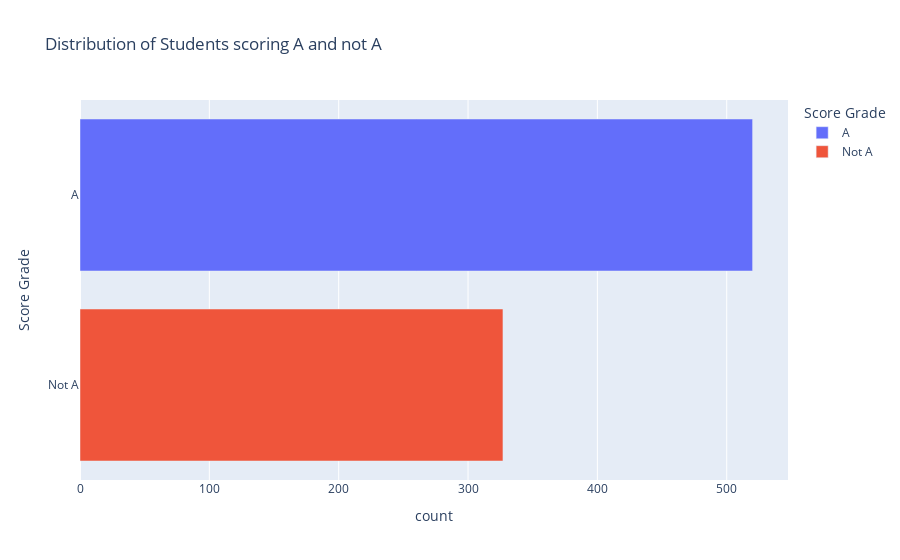
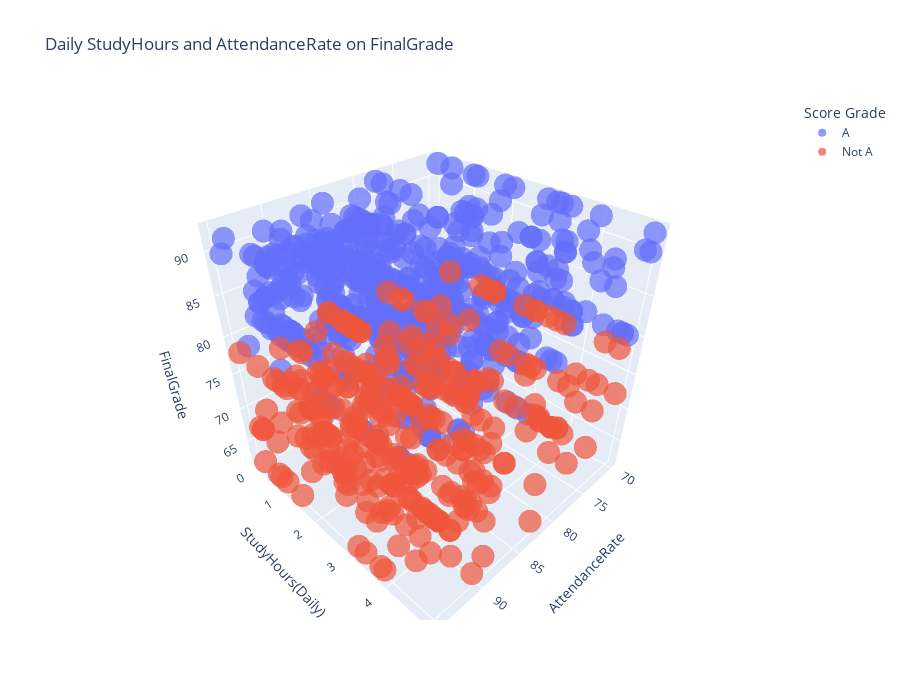
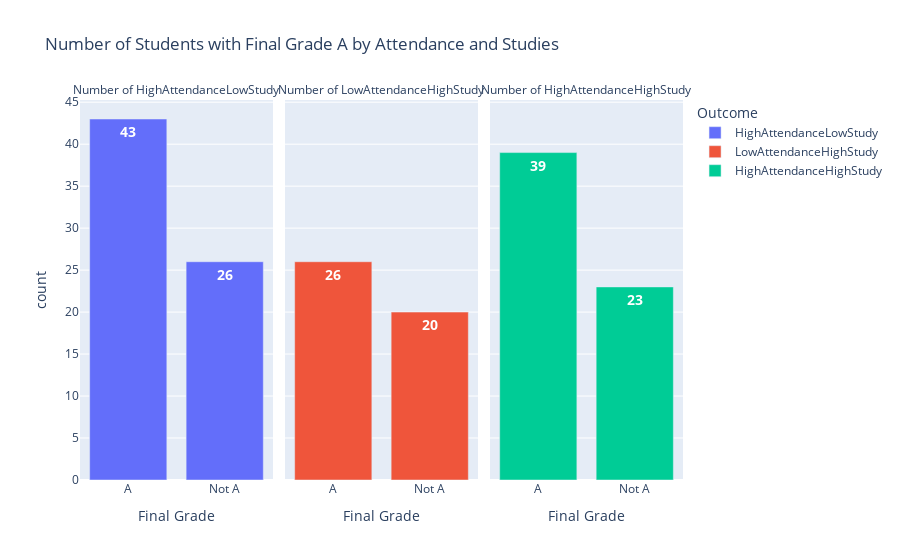

Here is the notebook cell these charts were saved with, in order:
### Code cell
#Study on Attendance Rate and StudyHours(Daily) influence on FinalGrade 
def attendance_study_grade(df):

    temp_df = df.copy()
    temp_df['Above 80'] = temp_df['FinalGrade'].apply(lambda x: 'A' if x >= 80 else 'Not A')
    temp_df = temp_df.groupby('Above 80')['StudentID'].count().reset_index(name='count')
    fig1 = px.bar(temp_df, x='count', y='Above 80', orientation='h', color='Above 80', title='Distribution of Students scoring A and not A',
                  labels={'Above 80':'Score Grade'})
    fig1.show()

    temp_df = df.copy()
    temp_df['Above 80'] = temp_df['FinalGrade'].apply(lambda x: 'A' if x >= 80 else 'Not A')
    fig2 = px.scatter_3d(temp_df, x='AttendanceRate', y='StudyHours(Daily)', z='FinalGrade', color='Above 80', 
                        color_continuous_scale='Viridis', opacity=0.7,
                        hover_data={'Above 80':False, 'AttendanceRate':True,'StudyHours(Daily)':True,'FinalGrade':True},
                        labels={'Above 80':'Score Grade'}, title='Daily StudyHours and AttendanceRate on FinalGrade')
    fig2.update_layout(height=700)
    fig2.show()   

    temp_df = df.copy()
    result_df = pd.DataFrame({
        'HighAttendanceLowStudy': 
        [
            ((temp_df['AttendanceRate'] >= 90) & 
            (temp_df['StudyHours(Daily)'] <= 1) & (temp_df['FinalGrade'] >= 80)).sum()
        ],
        'LowAttendanceHighStudy': 
        [
            ((temp_df['AttendanceRate'] <= 80) & 
            (temp_df['StudyHours(Daily)'] >= 4) & (temp_df['FinalGrade'] >= 80)).sum()
        ],
        'HighAttendanceHighStudy':
        [
            ((temp_df['AttendanceRate'] >= 90) & 
            (temp_df['StudyHours(Daily)'] >= 4) & (temp_df['FinalGrade'] >= 80)).sum()
        ],
        'Final Grade': 'A'
    })

    result2_df = pd.DataFrame({
        'HighAttendanceLowStudy': 
        [
            ((temp_df['AttendanceRate'] >= 90) & 
            (temp_df['StudyHours(Daily)'] <= 1) & (temp_df['FinalGrade'] < 80)).sum()
        ],
        'LowAttendanceHighStudy': 
        [
            ((temp_df['AttendanceRate'] <= 80) & 
            (temp_df['StudyHours(Daily)'] >= 4) & (temp_df['FinalGrade'] < 80)).sum()
        ],
        'HighAttendanceHighStudy':
        [
            ((temp_df['AttendanceRate'] >= 90) & 
            (temp_df['StudyHours(Daily)'] >= 4) & (temp_df['FinalGrade'] < 80)).sum()
        ],
        'Final Grade': 'Not A'
    })

    temp_df = pd.concat([result_df, result2_df], ignore_index=True)
    temp_df = temp_df.melt(id_vars='Final Grade', value_vars=['HighAttendanceLowStudy', 'LowAttendanceHighStudy','HighAttendanceHighStudy'],
                           var_name='Outcome', value_name='count')

    fig3 = px.bar(temp_df, x='Final Grade', y='count', color='Outcome', facet_col='Outcome', text='count',
                  title='Number of Students with Final Grade A by Attendance and Studies')
    fig3.for_each_annotation(lambda x: x.update(text=x.text.replace('Outcome=','Number of ')))
    fig3.update_traces(textfont_size=14, textfont_color='white', textfont_weight='bold')
    fig3.show()

    temp_df = df.copy()
    temp_df['Above 80'] = temp_df['FinalGrade'].apply(lambda x: 'A' if x >= 80 else 'Not A')
    temp_df = temp_df[(temp_df['StudyHours(Daily)']<=1) & (temp_df['AttendanceRate']<=70)]
    temp_df = temp_df.groupby('Above 80')['StudentID'].count().reset_index(name='count')
    print(temp_df)

    #this dataset is slightly skewed towards students scoring A as their final grade
    #graph shows there is not a strong correlation between attendance rate and daily study hours on scoring high for final exam
    #there are students who has good attendance rate but low study hours performing well, and vice versa
    #there are also students who has bad attendance and low study hours but perform bad, and vice versa
    #this proves that other factors do matter
    #the disparity in result in fig3 shows high attendance affects FinalGrade more than high study
    #even among 20 students who have low study hours daily and low attendance rate, 12 of them scored A and 8 not A

attendance_study_grade(df)

### Figure 1 — Plotly figure (JSON) as saved in the notebook; plotly's stock layout.template omitted (floating-point values rounded to 4 significant figures)
{"data": [{"hovertemplate": "Score Grade=%{y}<br>count=%{x}<extra></extra>", "legendgroup": "A", "marker": {"color": "#636efa", "pattern": {"shape": ""}}, "name": "A", "orientation": "h", "showlegend": true, "textposition": "auto", "type": "bar", "x": [520], "xaxis": "x", "y": ["A"], "yaxis": "y"}, {"hovertemplate": "Score Grade=%{y}<br>count=%{x}<extra></extra>", "legendgroup": "Not A", "marker": {"color": "#EF553B", "pattern": {"shape": ""}}, "name": "Not A", "orientation": "h", "showlegend": true, "textposition": "auto", "type": "bar", "x": [327], "xaxis": "x", "y": ["Not A"], "yaxis": "y"}], "layout": {"barmode": "relative", "legend": {"title": {"text": "Score Grade"}, "tracegroupgap": 0}, "title": {"text": "Distribution of Students scoring A and not A"}, "xaxis": {"anchor": "y", "domain": [0, 1], "title": {"text": "count"}}, "yaxis": {"anchor": "x", "categoryarray": ["Not A", "A"], "categoryorder": "array", "domain": [0, 1], "title": {"text": "Score Grade"}}}}

### Figure 2 — Plotly figure (JSON) as saved in the notebook; plotly's stock layout.template omitted (floating-point values rounded to 4 significant figures; data arrays with more than 128 entries replaced by an {"elided": "..."} marker saying what was removed)
{"data": [{"customdata": {"elided": "520x1 str values"}, "hovertemplate": "AttendanceRate=%{x}<br>StudyHours(Daily)=%{y}<br>FinalGrade=%{z}<extra></extra>", "legendgroup": "A", "marker": {"color": "#636efa", "opacity": 0.7, "symbol": "circle"}, "mode": "markers", "name": "A", "scene": "scene", "showlegend": true, "type": "scatter3d", "x": {"elided": "520 int values"}, "y": {"elided": "520 float values"}, "z": {"elided": "520 int values"}}, {"customdata": {"elided": "327x1 str values"}, "hovertemplate": "AttendanceRate=%{x}<br>StudyHours(Daily)=%{y}<br>FinalGrade=%{z}<extra></extra>", "legendgroup": "Not A", "marker": {"color": "#EF553B", "opacity": 0.7, "symbol": "circle"}, "mode": "markers", "name": "Not A", "scene": "scene", "showlegend": true, "type": "scatter3d", "x": {"elided": "327 int values"}, "y": {"elided": "327 float values"}, "z": {"elided": "327 int values"}}], "layout": {"height": 700, "legend": {"title": {"text": "Score Grade"}, "tracegroupgap": 0}, "scene": {"domain": {"x": [0, 1], "y": [0, 1]}, "xaxis": {"title": {"text": "AttendanceRate"}}, "yaxis": {"title": {"text": "StudyHours(Daily)"}}, "zaxis": {"title": {"text": "FinalGrade"}}}, "title": {"text": "Daily StudyHours and AttendanceRate on FinalGrade"}}}

### Figure 3 — Plotly figure (JSON) as saved in the notebook; plotly's stock layout.template omitted (floating-point values rounded to 4 significant figures)
{"data": [{"hovertemplate": "Outcome=HighAttendanceLowStudy<br>Final Grade=%{x}<br>count=%{text}<extra></extra>", "legendgroup": "HighAttendanceLowStudy", "marker": {"color": "#636efa", "pattern": {"shape": ""}}, "name": "HighAttendanceLowStudy", "orientation": "v", "showlegend": true, "text": [43.0, 26.0], "textfont": {"color": "white", "size": 14, "weight": "bold"}, "textposition": "auto", "type": "bar", "x": ["A", "Not A"], "xaxis": "x", "y": [43, 26], "yaxis": "y"}, {"hovertemplate": "Outcome=LowAttendanceHighStudy<br>Final Grade=%{x}<br>count=%{text}<extra></extra>", "legendgroup": "LowAttendanceHighStudy", "marker": {"color": "#EF553B", "pattern": {"shape": ""}}, "name": "LowAttendanceHighStudy", "orientation": "v", "showlegend": true, "text": [26.0, 20.0], "textfont": {"color": "white", "size": 14, "weight": "bold"}, "textposition": "auto", "type": "bar", "x": ["A", "Not A"], "xaxis": "x2", "y": [26, 20], "yaxis": "y2"}, {"hovertemplate": "Outcome=HighAttendanceHighStudy<br>Final Grade=%{x}<br>count=%{text}<extra></extra>", "legendgroup": "HighAttendanceHighStudy", "marker": {"color": "#00cc96", "pattern": {"shape": ""}}, "name": "HighAttendanceHighStudy", "orientation": "v", "showlegend": true, "text": [39.0, 23.0], "textfont": {"color": "white", "size": 14, "weight": "bold"}, "textposition": "auto", "type": "bar", "x": ["A", "Not A"], "xaxis": "x3", "y": [39, 23], "yaxis": "y3"}], "layout": {"annotations": [{"font": {}, "showarrow": false, "text": "Number of HighAttendanceLowStudy", "x": 0.16, "xanchor": "center", "xref": "paper", "y": 1, "yanchor": "bottom", "yref": "paper"}, {"font": {}, "showarrow": false, "text": "Number of LowAttendanceHighStudy", "x": 0.5, "xanchor": "center", "xref": "paper", "y": 1, "yanchor": "bottom", "yref": "paper"}, {"font": {}, "showarrow": false, "text": "Number of HighAttendanceHighStudy", "x": 0.84, "xanchor": "center", "xref": "paper", "y": 1, "yanchor": "bottom", "yref": "paper"}], "barmode": "relative", "legend": {"title": {"text": "Outcome"}, "tracegroupgap": 0}, "title": {"text": "Number of Students with Final Grade A by Attendance and Studies"}, "xaxis": {"anchor": "y", "domain": [0, 0.32], "title": {"text": "Final Grade"}}, "xaxis2": {"anchor": "y2", "domain": [0.34, 0.66], "matches": "x", "title": {"text": "Final Grade"}}, "xaxis3": {"anchor": "y3", "domain": [0.68, 1.0], "matches": "x", "title": {"text": "Final Grade"}}, "yaxis": {"anchor": "x", "domain": [0, 1], "title": {"text": "count"}}, "yaxis2": {"anchor": "x2", "domain": [0, 1], "matches": "y", "showticklabels": false}, "yaxis3": {"anchor": "x3", "domain": [0, 1], "matches": "y", "showticklabels": false}}}
